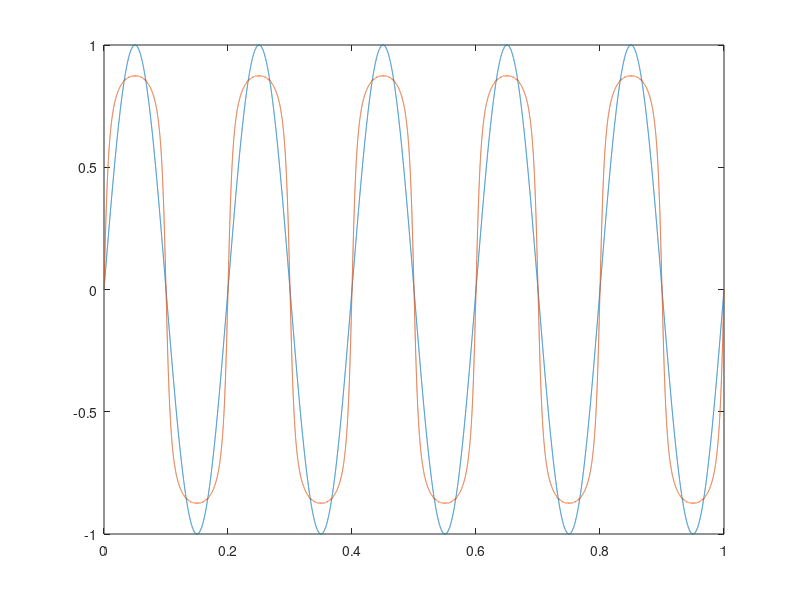
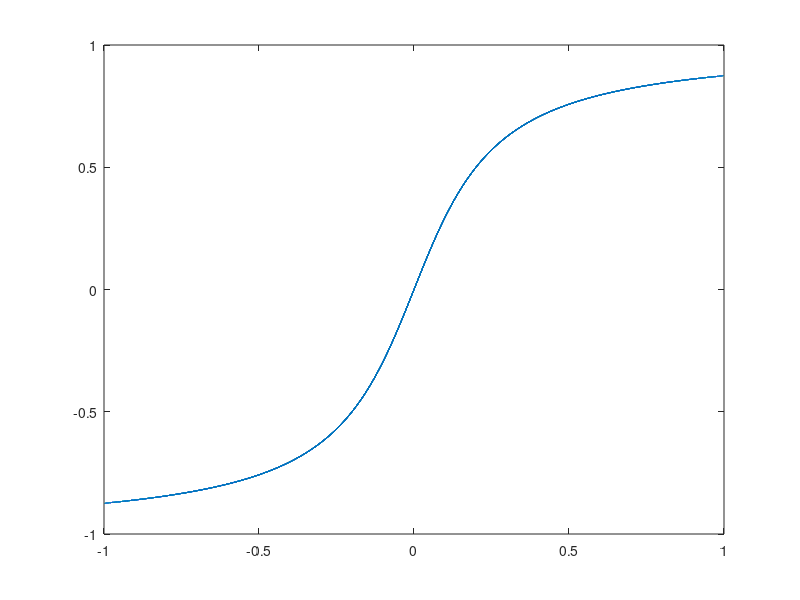

Reproduce these figures in MATLAB, in order.
% distortionExamples.m
% Dan Hirlinger
% 1/20/21
clear; clc;

% Synthesize signal
Fs = 48000; Ts = 1/Fs;
f = 5;
t = [0:Ts:1]';
x = sin(2*pi*f*t);
N = length(x);
y = zeros(N,1);

% ========= Distortion effects ============

% Infinite clipping
% for n = 1:N
%    if x(n,1) > 0
%        y(n,1) = 1;
%    else
%        y(n,1) = -1;
%    end
% end


% Full-wave rectification

% for n = 1:N
%     y(n,1) = abs(x(n,1));
% end


% Half-wave rectification
% for n = 1:N
%    if x(n,1) > 0
%        y(n,1) = x(n,1);
%    else
%        y(n,1) = 0;
%    end
% end

% Hard clipping
% thresh = 0.7;
% drive = 2;
% x = drive*x;
% for n =  1:N
%     if x(n,1) > thresh
%         y(n,1) = thresh;
%     elseif x(n,1) < (-thresh) 
%         y(n,1) = -thresh;
%     else
%         y(n,1) = x(n,1);
%     end
% end

% Soft clipping: Cubic distortion
% thresh = 0.8;
% drive = 1;
% x = drive*x;
% for n = 1:N
%     y(n,1) = x(n,1) - (1/3)*(x(n,1)^3);
% end

% Soft clipping: Arctangent distortion
a = 5; %alpha, [1:10]
for n = 1:N
    y(n,1) = (2/pi) * atan(a*x(n,1));
end


% ==========================================

% Waveform
figure; plot(t,x,t,y);

% Characteristic curve
figure; plot(x,y);

% Visualize the harmonics / plot THD (total harmonic distortion)
% figure; thd(y,Fs);
